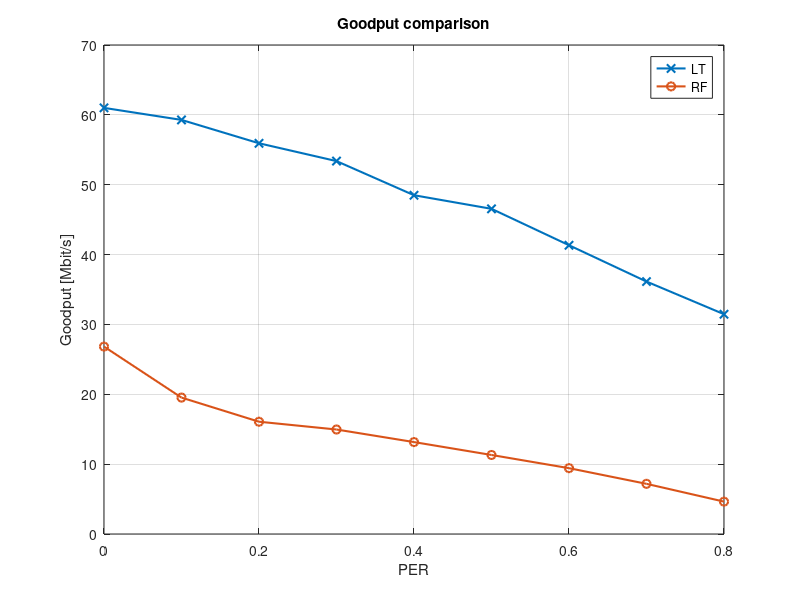
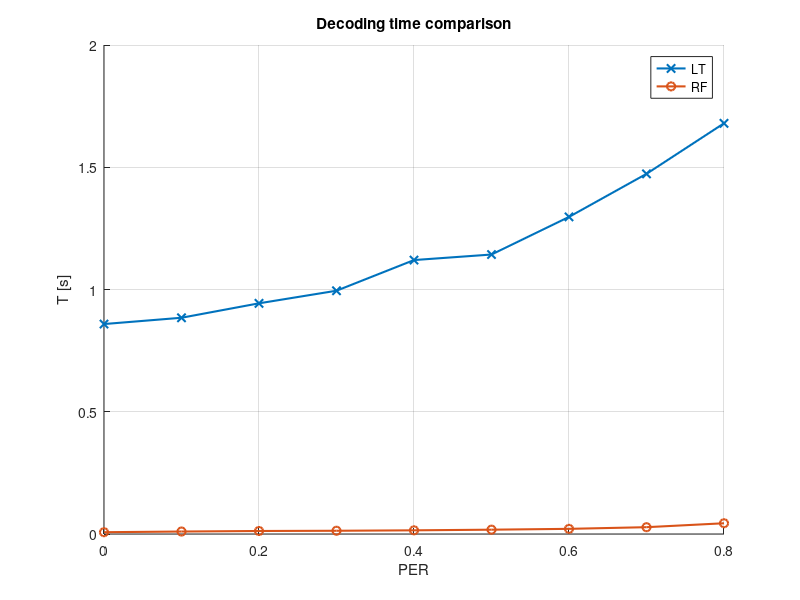
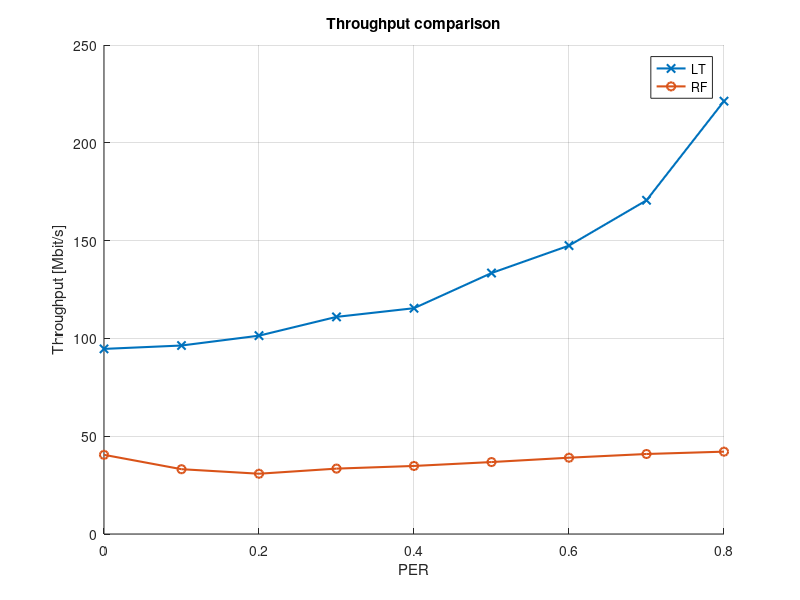
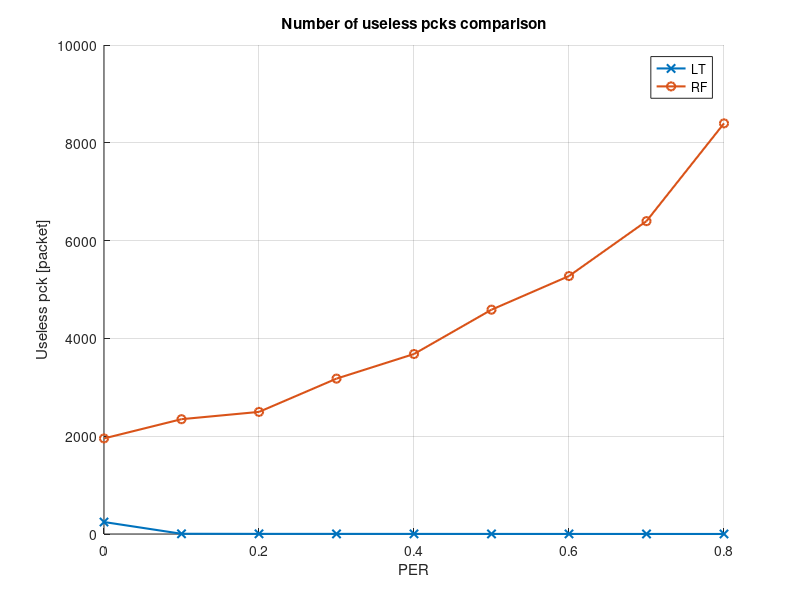

Reproduce these figures in MATLAB, in order.
clear all;
close all hidden;
%% Random fountain RX
%%dectime	rxtime	totrxpck droppck	rxpck	uselesspck PER_estimate PER
%%dectime	rxtime	totrxpck droppck	rxpck	uselesspck PER_estimate	PER	K_TB_SIZE	N_TB_SIZE
data_RF_rx=importdata('./data/data_RF_rx_1.txt',' ');
Nmc=100; %number of Montecarlo trials for each tuple of PER-K-N
PERs=unique(data_RF_rx(:,8));
Ks=unique(data_RF_rx(:,9));
increments=unique(data_RF_rx(find(data_RF_rx(:,9)==Ks(1)),10))-Ks(1);

for i=1:length(PERs)
    for j=1:length(Ks)
        for k=1:length(increments)
    data_PER_K_N_rx=[];
    data_PER_K_N_rx=data_RF_rx(find(data_RF_rx(:,8)==PERs(i) & data_RF_rx(:,9)==Ks(j) & data_RF_rx(:,10)==(Ks(j)+increments(k))),:);
    dectime_RF(i,j,k)=mean(data_PER_K_N_rx(:,1));
    rxtime_RF(i,j,k)=mean(data_PER_K_N_rx(:,2));
    totrxpck_RF(i,j,k)=mean(data_PER_K_N_rx(:,3));
    droppck_RF(i,j,k)=mean(data_PER_K_N_rx(:,4));
    rxpck_RF(i,j,k)=mean(data_PER_K_N_rx(:,5));
    uselesspck_RF(i,j,k)=mean(data_PER_K_N_rx(:,6));
    PER_estimate_RF(i,j,k)=mean(data_PER_K_N_rx(:,7));
        end
    end
end


% figure();
% plot(PERs,droppck_RF);
% title('Number of packets dropped');
% hold all;
% grid on;
% figure();
% hold all;
% plot(PERs,rxtime_RF);
% title('Time to receive the file');
% grid on;
% figure();
% hold all;
% plot(PERs,dectime_RF);
% title('Time to decode the file');
% grid on;
% figure();
% hold all;
% plot(PERs,uselesspck_RF);
% title('Number of packets correctly received but useless');
% grid on;

%% Random fountain TX
%sent infile time goodput throughput	PER_estimate PER
%sent infile time goodput throughput	PER_estimate PER	K_TB_SIZE	N_TB_SIZE
data_RF_tx=importdata('./data/data_RF_tx_1.txt',' ');
PERs=unique(data_RF_tx(:,7));
Ks=unique(data_RF_tx(:,8));
increments=unique(data_RF_tx(find(data_RF_tx(:,8)==Ks(1)),9))-Ks(1);

for i=1:length(PERs)
    for j=1:length(Ks)
        for k=1:length(increments)
            data_PER_K_N_tx=[];
            data_PER_K_N_tx=data_RF_tx(find(data_RF_tx(:,7)==PERs(i) & data_RF_tx(:,8)==Ks(j) & data_RF_tx(:,9)==(Ks(j)+increments(k))),:);
            sent_RF(i,j,k)=mean(data_PER_K_N_tx(:,1));
            time_RF(i,j,k)=mean(data_PER_K_N_tx(:,3));
            goodput_RF(i,j,k)=mean(data_PER_K_N_tx(:,4));
            throughput_RF(i,j,k)=mean(data_PER_K_N_tx(:,5));
            PER_estimate_RF(i,j,k)=mean(data_PER_K_N_tx(:,6));
        end
    end
end

% figure();
% plot(PERs,sent_RF);
% title('Number of packets sent');
% hold all;
% grid on;
% figure();
% hold all;
% plot(PERs,time_RF);
% title('Time to send all packets');
% grid on;
% figure();
% hold all;
% plot(PERs,throughput_RF);
% grid on;
% hold all;
% plot(PERs,goodput_RF);
% grid on;
% title('Throughput and goodput');
% legend('throughput','goodput')

%% LT RX
%%dectime	rxtime	totrxpck droppck	rxpck	uselesspck PER_estimate PER	K_TB_SIZE N_TB_SIZE
%%dectime	rxtime	totrxpck droppck	rxpck	uselesspck PER_estimate PER	K_TB_SIZE N_TB_SIZE	faileddec
data_LT_rx=importdata('./data/data_LT_rx_3.txt',' ');
Nmc=100; %number of Montecarlo trials for each tuple of PER-K-N
PERs=unique(data_LT_rx(:,8));
Ks=unique(data_LT_rx(:,9));
increments=unique(data_LT_rx(find(data_LT_rx(:,9)==Ks(1)),10))-Ks(1);
for i=1:length(PERs)
    for j=1:length(Ks)
        for k=1:length(increments)
    data_PER_K_N_rx=[];
    data_PER_K_N_rx=data_LT_rx(find(data_LT_rx(:,8)==PERs(i) & data_LT_rx(:,9)==Ks(j) & data_LT_rx(:,10)==(Ks(j)+increments(k))),:);
    dectime_LT(i,j,k)=mean(data_PER_K_N_rx(:,1));
    rxtime_LT(i,j,k)=mean(data_PER_K_N_rx(:,2));
    totrxpck_LT(i,j,k)=mean(data_PER_K_N_rx(:,3));
    droppck_LT(i,j,k)=mean(data_PER_K_N_rx(:,4));
    rxpck_LT(i,j,k)=mean(data_PER_K_N_rx(:,5));
    uselesspck_LT(i,j,k)=mean(data_PER_K_N_rx(:,6));
    PER_estimate_LT(i,j,k)=mean(data_PER_K_N_rx(:,7));
        end
    end
end
%% LT TX
%sent infile time goodput throughput	PER_estimate PER	K_TB_SIZE	N_TB_SIZE
data_LT_tx=importdata('./data/data_LT_tx_3.txt',' ');
PERs=unique(data_LT_tx(:,7));
Ks=unique(data_LT_tx(:,8));
increments=unique(data_LT_tx(find(data_LT_tx(:,8)==Ks(1)),9))-Ks(1);

for i=1:length(PERs)
    for j=1:length(Ks)
        for k=1:length(increments)
            data_PER_K_N_tx=[];
            data_PER_K_N_tx=data_LT_tx(find(data_LT_tx(:,7)==PERs(i) & data_LT_tx(:,8)==Ks(j) & data_LT_tx(:,9)==(Ks(j)+increments(k))),:);
            sent_LT(i,j,k)=mean(data_PER_K_N_tx(:,1));
            time_LT(i,j,k)=mean(data_PER_K_N_tx(:,3));
            goodput_LT(i,j,k)=mean(data_PER_K_N_tx(:,4));
            throughput_LT(i,j,k)=mean(data_PER_K_N_tx(:,5));
            PER_estimate_LT(i,j,k)=mean(data_PER_K_N_tx(:,6));
        end
    end
end
%% Comparison RF LT

linewidth = 1.5;

Ks_LT_index=4;
increment_LT_index=1;

figure();
plot(PERs, squeeze(goodput_LT(:,Ks_LT_index,increment_LT_index)), '-x', 'LineWidth', linewidth);
hold all;
plot(PERs, squeeze(goodput_RF(:,1,1)), '-o', 'LineWidth', linewidth);
grid on
title('Goodput comparison')
xlabel('PER')
ylabel('Goodput [Mbit/s]')
legend('LT','RF')

figure();
hold all;
plot(PERs,squeeze(dectime_LT(:,Ks_LT_index,increment_LT_index)), '-x', 'LineWidth', linewidth);
plot(PERs,squeeze(dectime_RF(:,1,1)), '-o', 'LineWidth', linewidth);
grid on
title('Decoding time comparison')
xlabel('PER')
ylabel('T [s]')
legend('LT','RF')

figure();
hold all;
plot(PERs,squeeze(throughput_LT(:,Ks_LT_index,increment_LT_index)), '-x', 'LineWidth', linewidth);
plot(PERs,squeeze(throughput_RF(:,1,1)), '-o', 'LineWidth', linewidth);
grid on
title('Throughput comparison')
xlabel('PER')
ylabel('Throughput [Mbit/s]')
legend('LT','RF')

figure();
hold all;
plot(PERs,squeeze(uselesspck_LT(:,Ks_LT_index,increment_LT_index)), '-x', 'LineWidth', linewidth);
plot(PERs,squeeze(uselesspck_RF(:,1,1)), '-o', 'LineWidth', linewidth);
grid on
title('Number of useless pcks comparison')
xlabel('PER')
ylabel('Useless pck [packet]')
legend('LT','RF')

figure();
hold all;
plot(PERs,squeeze(rxtime_LT(:,Ks_LT_index,increment_LT_index)), '-x', 'LineWidth', linewidth);
plot(PERs,squeeze(rxtime_RF(:,1,1)), '-o', 'LineWidth', linewidth);
grid on
title('Time to receive comparison')
xlabel('PER')
ylabel('T [s]')
legend('LT','RF')

figure();
hold all;
plot(PERs,squeeze(goodput_LT(:,Ks_LT_index,increment_LT_index))./squeeze(throughput_LT(:,Ks_LT_index,increment_LT_index)), '-x', 'LineWidth', linewidth);
plot(PERs,squeeze(goodput_RF(:,1,1))./squeeze(throughput_RF(:,1,1)), '-o', 'LineWidth', linewidth);
grid on
title('Efficiency comparison')
xlabel('PER')
ylabel('Efficiency')
legend('LT','RF')
